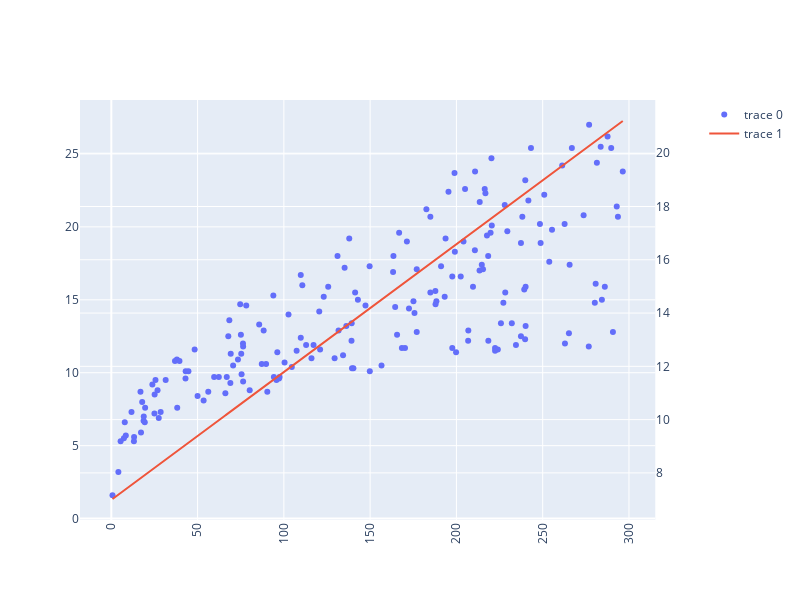

Notebook cell for this chart:
### Code cell
trace1= go.Scatter(mode='markers', x=sales_data['TV'], y=sales_data['Sales'])
trace2 = go.Scatter(x=sales_data['TV'], y=sales_data['TV'] * lr.coef_ + lr.intercept_)

fig = make_subplots(specs=[[{"secondary_y": True}]])
fig.add_trace(trace1)
fig.add_trace(trace2,secondary_y=True)
fig['layout'].update(height = 600, width = 800,xaxis=dict(
      tickangle=-90
    ))
fig.show()

### Figure 1 — Plotly figure (JSON) as saved in the notebook; plotly's stock layout.template omitted (floating-point values rounded to 4 significant figures; data arrays with more than 128 entries replaced by an {"elided": "..."} marker saying what was removed)
{"data": [{"mode": "markers", "type": "scatter", "x": {"elided": "190 float values"}, "y": {"elided": "190 float values"}}, {"type": "scatter", "x": {"elided": "190 float values"}, "xaxis": "x", "y": {"elided": "190 float values"}, "yaxis": "y2"}], "layout": {"height": 600, "width": 800, "xaxis": {"anchor": "y", "domain": [0, 0.94], "tickangle": -90}, "yaxis": {"anchor": "x", "domain": [0, 1]}, "yaxis2": {"anchor": "x", "overlaying": "y", "side": "right"}}}
